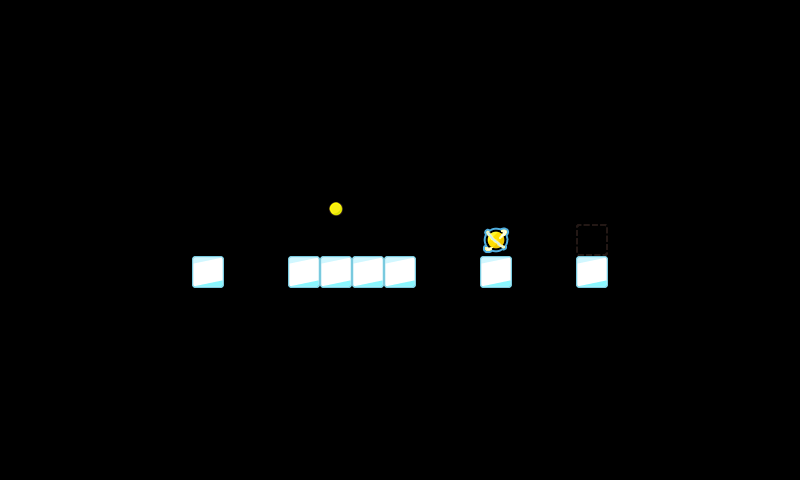

This is a level from a 2D game, rendered from its Tiled map with the project's own tilesets. A one-line summary and the map file follow, with tile-layer data summarised:
An orthogonal 25x15 tile map with 32x32 px tiles, 1 tile layer (map).

<map version="1.0" orientation="orthogonal" renderorder="right-down" width="25" height="15" tilewidth="32" tileheight="32" nextobjectid="1">
 <tileset firstgid="1" name="map_tiles" tilewidth="32" tileheight="32" tilecount="225" columns="15">
  <image source="../../img/map_tiles.png" width="480" height="480" />
 </tileset>
 <layer name="map" width="25" height="15">
  <data>[375 cells, 11 non-empty, 5 distinct tile ids]</data>
 </layer>
 <objectgroup color="#ffffff" name="Object Layer 1" />
</map>
